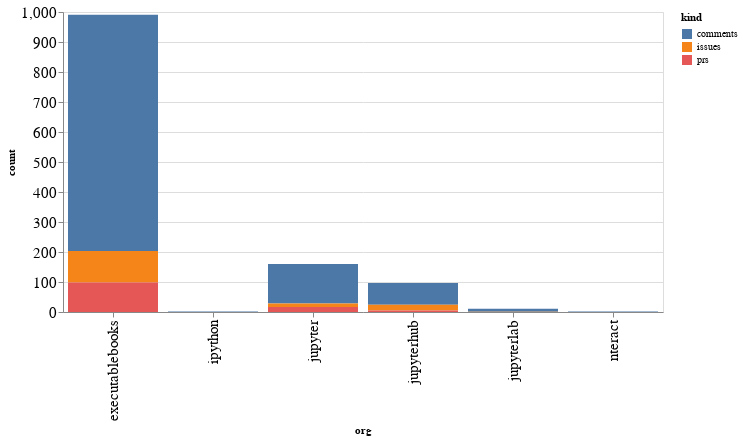

The notebook cell this image was saved under:
### Code cell
alt.Chart(org_summaries, width=600).mark_bar().encode(
    x='org',
    y='count',
    color='kind',
    tooltip="org"
)

### Figure 1 — Vega-Lite specification as saved in the notebook (floating-point values rounded to 4 significant figures)
{"config": {"axisLeft": {"labelFontSize": 15}, "axisBottom": {"labelFontSize": 15}}, "data": {"name": "data-6de0d5dcda208531dc0d6c1d0efbe789"}, "mark": "bar", "encoding": {"color": {"type": "nominal", "field": "kind"}, "tooltip": {"type": "nominal", "field": "org"}, "x": {"type": "nominal", "field": "org"}, "y": {"type": "quantitative", "field": "count"}}, "width": 600, "$schema": "https://vega.github.io/schema/vega-lite/v4.8.1.json", "datasets": {"data-6de0d5dcda208531dc0d6c1d0efbe789": [{"org": "executablebooks", "kind": "comments", "count": 788}, {"org": "executablebooks", "kind": "issues", "count": 105}, {"org": "executablebooks", "kind": "prs", "count": 98}, {"org": "ipython", "kind": "comments", "count": 2}, {"org": "jupyter", "kind": "comments", "count": 132}, {"org": "jupyter", "kind": "issues", "count": 11}, {"org": "jupyter", "kind": "prs", "count": 17}, {"org": "jupyterhub", "kind": "comments", "count": 73}, {"org": "jupyterhub", "kind": "issues", "count": 19}, {"org": "jupyterhub", "kind": "prs", "count": 5}, {"org": "jupyterlab", "kind": "comments", "count": 10}, {"org": "jupyterlab", "kind": "issues", "count": 1}, {"org": "nteract", "kind": "comments", "count": 2}]}}
